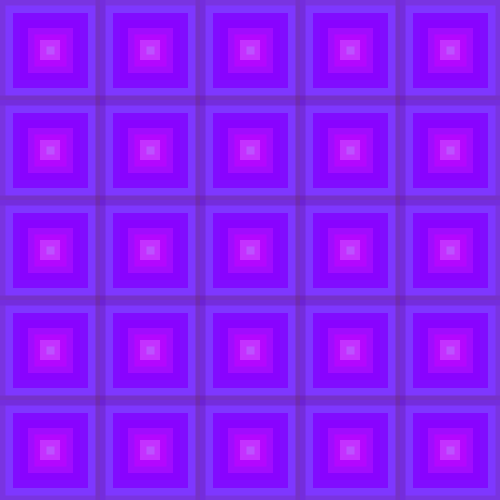
Frame 1 (no input)
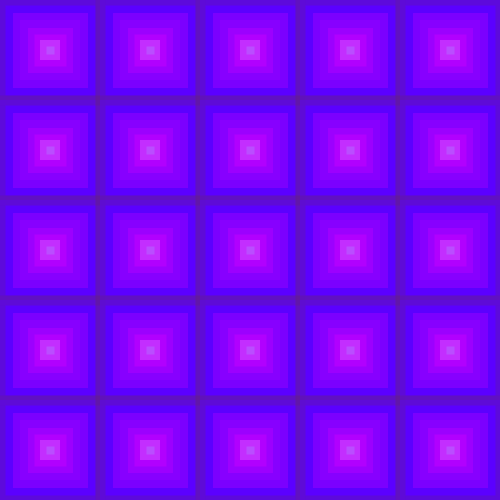
Frame 60 (the mouse pressed at the canvas centre just before this capture)
Frame 120 (the mouse held since frame 60 and released just before this capture): identical to frame 60, image omitted

The Processing sketch that drew these frames (run headless with seeded random() and noise(); from frame 60 on, the mouse is pressed at the canvas centre):

// Processing sketch: processing_123265
// ── processing_123265.pde

//Exercise 3_2
//Carmen Zhou
//10-18-12

int w=100;
int h=100;

void setup(){
  background(255);
  size(500,500);
  frameRate(4);
  smooth();
}
 
void draw(){
 //grid
   strokeWeight(10);
   stroke(100,40,100,50);
   fill(90,0,255,200);
   for (int i=0;i<5;i++){
   for (int j=0;j<5;j++){
   rect(100*i,100*j,w,h);
    }
   }
//middle center square
   strokeWeight(15);
   stroke(130,0,255,200);
   fill(170,0,255,200);
   for (int k=0;k<5;k++){
   for (int l=0;l<5;l++){
   rect(100*k+20,100*l+20,60,60);
   
    }
   }
// top center square
   strokeWeight(12);
   stroke(210,0,255,100);
   fill(255,255,255,75);
   for (int k=0;k<5;k++){
   for (int l=0;l<5;l++){
   rect(100*k+40,100*l+40,20,20);
   
    }
   }
}
